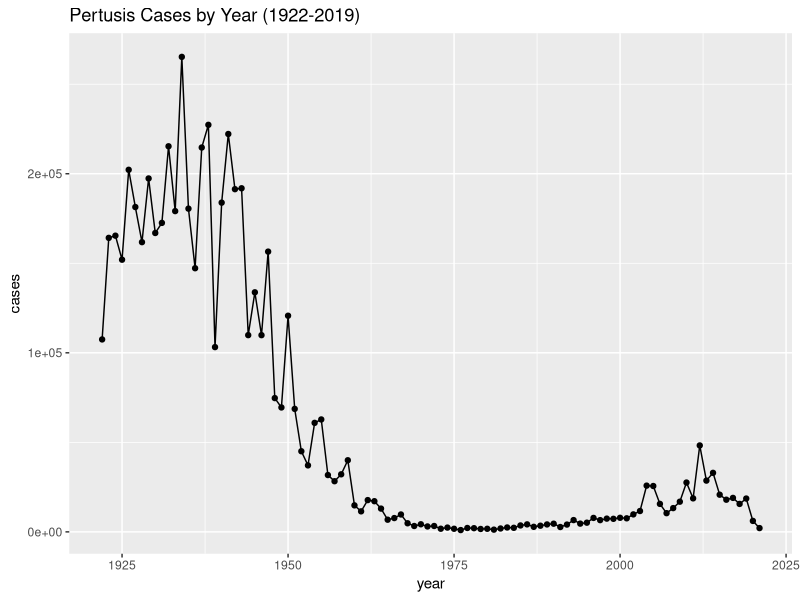
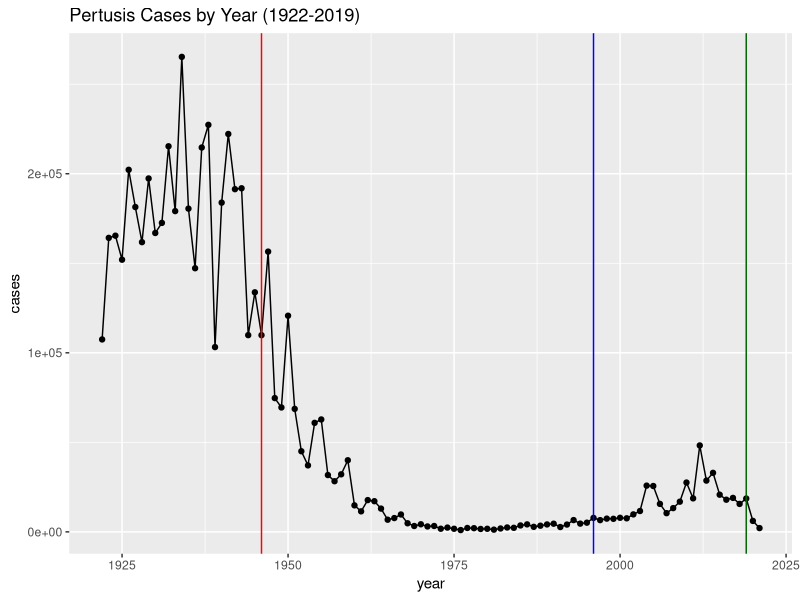

Write the R code that produced these figures, in order. (Note: this script raises an error after producing the figures.)
## ---- chunk 1
# install.packages("datapasta")
## ---- chunk 2
#| echo: False
cdc <- data.frame(
                                 year = c(1922L,1923L,1924L,1925L,
                                          1926L,1927L,1928L,1929L,1930L,1931L,
                                          1932L,1933L,1934L,1935L,1936L,
                                          1937L,1938L,1939L,1940L,1941L,1942L,
                                          1943L,1944L,1945L,1946L,1947L,
                                          1948L,1949L,1950L,1951L,1952L,
                                          1953L,1954L,1955L,1956L,1957L,1958L,
                                          1959L,1960L,1961L,1962L,1963L,
                                          1964L,1965L,1966L,1967L,1968L,1969L,
                                          1970L,1971L,1972L,1973L,1974L,
                                          1975L,1976L,1977L,1978L,1979L,1980L,
                                          1981L,1982L,1983L,1984L,1985L,
                                          1986L,1987L,1988L,1989L,1990L,
                                          1991L,1992L,1993L,1994L,1995L,1996L,
                                          1997L,1998L,1999L,2000L,2001L,
                                          2002L,2003L,2004L,2005L,2006L,2007L,
                                          2008L,2009L,2010L,2011L,2012L,
                                          2013L,2014L,2015L,2016L,2017L,2018L,
                                          2019L,2020L,2021L),
         cases = c(107473,164191,165418,152003,
                                          202210,181411,161799,197371,
                                          166914,172559,215343,179135,265269,
                                          180518,147237,214652,227319,103188,
                                          183866,222202,191383,191890,109873,
                                          133792,109860,156517,74715,69479,
                                          120718,68687,45030,37129,60886,
                                          62786,31732,28295,32148,40005,
                                          14809,11468,17749,17135,13005,6799,
                                          7717,9718,4810,3285,4249,3036,
                                          3287,1759,2402,1738,1010,2177,2063,
                                          1623,1730,1248,1895,2463,2276,
                                          3589,4195,2823,3450,4157,4570,
                                          2719,4083,6586,4617,5137,7796,6564,
                                          7405,7298,7867,7580,9771,11647,
                                          25827,25616,15632,10454,13278,
                                          16858,27550,18719,48277,28639,32971,
                                          20762,17972,18975,15609,18617,
                                          6124,2116)
       )
## ---- chunk 3
library(tidyverse)
## ---- chunk 4
library(ggplot2)

ggplot(cdc) +
  aes(x= year,y= cases) +
  geom_point() +
  geom_line() +
  labs(title = "Pertusis Cases by Year (1922-2019)")
## ---- chunk 5
ggplot(cdc) +
  aes(x= year,y= cases) +
  geom_point() +
  geom_line() +
  geom_vline(xintercept=1946, color ="red") +
  geom_vline(xintercept=1996, color ="blue") +
  geom_vline(xintercept=2019, color ="darkgreen")+
  labs(title = "Pertusis Cases by Year (1922-2019)")
## ---- chunk 6
library(jsonlite)
## ---- chunk 7
subject <- read_json("https://www.cmi-pb.org/api/subject", simplifyVector = TRUE) 
## ---- chunk 8
head(subject, 3)
## ---- chunk 9
table(subject$infancy_vac)
## ---- chunk 10
table(subject$biological_sex)
## ---- chunk 11
table(subject$biological_sex, subject$race)
## ---- chunk 12
library(lubridate)
## ---- chunk 13
today()
## ---- chunk 14
subject$age <- time_length(ymd(subject$date_of_boost)-ymd(subject$year_of_birth), "years")
## ---- chunk 15
ggplot(subject)+
  aes(age,
      fill = infancy_vac)+
  facet_wrap(vars(infancy_vac),nrow = 2)+
  geom_histogram()
## ---- chunk 16
subject$age_today <- time_length(today()-ymd(subject$year_of_birth),"years")
round(mean(subject$age_today[subject$infancy_vac=="wP"]))
## ---- chunk 17
round(mean(subject$age_today[subject$infancy_vac=="aP"]))
## ---- chunk 18
t.test(subject$age_today[subject$infancy_vac=="wP"],subject$age_today[subject$infancy_vac=="aP"])$p.v
## ---- chunk 19
table(subject$dataset)
## ---- chunk 20
specimen <- read_json("https://www.cmi-pb.org/api/specimen", simplifyVector = TRUE) 
titer <- read_json("https://www.cmi-pb.org/api/v4/plasma_ab_titer", simplifyVector = TRUE) 
## ---- chunk 21
head(specimen)
## ---- chunk 22
library(dplyr)

meta <- inner_join(specimen, subject)
dim(meta)
head(meta)
## ---- chunk 23
abdata <- inner_join(titer, meta)
dim(abdata)
head(abdata)
## ---- chunk 24
table(abdata$isotype)
## ---- chunk 25
table(abdata$dataset)
## ---- chunk 26
igg <- abdata %>% filter(isotype == "IgG")
head(igg)
## ---- chunk 27
ggplot(igg) +
  aes(MFI_normalised, antigen) +
  geom_boxplot() 
    
## ---- chunk 28
ggplot(igg) +
  aes(MFI_normalised, antigen) +
  geom_boxplot() + 
  xlim(0,75) +
  facet_wrap(vars(visit), nrow=2)
## ---- chunk 29
ggplot(igg) +
  aes(MFI_normalised, antigen, col=infancy_vac ) +
  geom_boxplot(show.legend = FALSE) + 
  facet_wrap(vars(visit), nrow=2) +
  xlim(0,75) +
  theme_bw()
## ---- chunk 30
igg %>% filter(visit != 8) %>%
ggplot() +
  aes(MFI_normalised, antigen, col=infancy_vac ) +
  geom_boxplot(show.legend = FALSE) + 
  xlim(0,75) +
  facet_wrap(vars(infancy_vac, visit), nrow=2)
## ---- chunk 31
filter(igg, antigen=="OVA") %>%
  ggplot() +
  aes(MFI_normalised, col=infancy_vac) +
  geom_boxplot(show.legend = TRUE) +
  facet_wrap(vars(visit)) +
  theme_bw()
## ---- chunk 32
filter(igg, antigen=="FIM2/3") %>%
  ggplot() +
  aes(MFI_normalised, col=infancy_vac) +
  geom_boxplot(show.legend = TRUE) +
  facet_wrap(vars(visit)) +
  theme_bw()
## ---- chunk 33
oops <- abdata %>% filter(antigen =="Fim2/3")
table(oops$dataset)
## ---- chunk 34
#abdata$planned_day_relative_to_boost
## ---- chunk 35
igpt.21 <- abdata %>%filter(dataset == "2021_dataset",
                            isotype == "IgG",
                            antigen == "PT")
## ---- chunk 36
ggplot(igpt.21) +
  aes(planned_day_relative_to_boost, 
      MFI_normalised, 
      col=infancy_vac) +
  geom_point(alpha=0.6) +
  geom_line(aes(group=subject_id),linewidth=0.5,alpha=0.5) +
  geom_smooth(se= FALSE, span =0.4,linewidth=3)
## ---- chunk 37
igpt.22 <- abdata %>%filter(dataset == "2022_dataset",
                            isotype == "IgG",
                            antigen == "PT")
ggplot(igpt.22) +
  aes(planned_day_relative_to_boost, 
      MFI_normalised, 
      col=infancy_vac) +
  geom_point(alpha=0.6) +
  geom_line(aes(group=subject_id),linewidth=0.5,alpha=0.5) +
  geom_smooth(se= FALSE, span =0.4,linewidth=3)
## ---- chunk 38
igpt.20 <- abdata %>%filter(dataset == "2020_dataset",
                            isotype == "IgG",
                            antigen == "PT")
ggplot(igpt.20) +
  aes(planned_day_relative_to_boost, 
      MFI_normalised, 
      col=infancy_vac) +
  geom_point(alpha=0.6) +
  geom_line(aes(group=subject_id),linewidth=0.5,alpha=0.5) +
  geom_smooth(se= FALSE, span =0.4,linewidth=3)
## ---- chunk 39
url <- "https://www.cmi-pb.org/api/v2/rnaseq?versioned_ensembl_gene_id=eq.ENSG00000211896.7"

rna <- read_json(url, simplifyVector = TRUE) 


ssrna <- inner_join(rna, meta)
## ---- chunk 40
ggplot(ssrna) +
  aes(visit, tpm, group=subject_id) +
  geom_point() +
  geom_line(alpha=0.2)
## ---- chunk 41
ggplot(ssrna) +
  aes(tpm, col=infancy_vac) +
  geom_boxplot() +
  facet_wrap(vars(visit))
## ---- chunk 42
ssrna %>%  
  filter(visit==4) %>% 
  ggplot() +
    aes(tpm, col=infancy_vac) + geom_density() + 
    geom_rug() 
